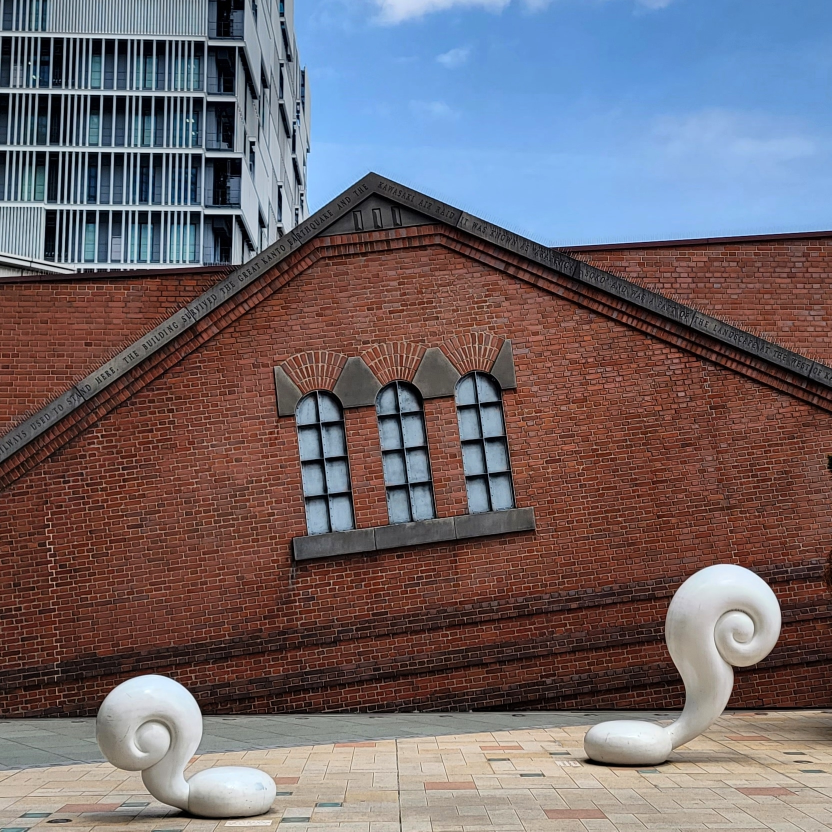
#> input picture photos/city/brick-warehouse-sculptures.jpg, 1663 x 1663 px, given in place of stairway-sign-entrance.jpg, which was not available (shown at 1/2 size)
$ python tex_28g.py
#> lines starting #> are read from the running program, lines starting #| are printed output that depends on the picture
"""Textures for 28g (stair entrance, from photos/city/stairway-sign-entrance.jpg).
Run from the repo root: python3 tools/tex_28g.py
  sg_red.png       weathered orange brick pier facing (straight crop of the photo's left pier, top half)
  sg_grey.png      charcoal / grey textured brick facing (left pier, lower half)
  sg_tiletop.png   white glazed tiles peeling off to old yellow tile (right pier, top)
  sg_tilelow.png   beige tiles with rust drips (right pier, bottom)
  sg_step.png      speckled grey terrazzo for the worn stair treads (quilted from the stair)
  sg_plaster.png   rough grey-white wall plaster in the stairwell (quilted)
  sg_darkbrick.png the dark glazed brick wall over the entrance (tiles across)
  sg_pave.png      the sidewalk: speckled grey pavers in running bond, one dark paver, gum spots
"""
import os
import numpy as np
from PIL import Image, ImageFilter

OUT = "assets/textures"
rng = np.random.default_rng(29)


def cload(n):
#> called with n = 'stairway-sign-entrance'
    im = Image.open(f"photos/city/{n}.jpg")
#> im is the input picture: PIL image 1663x1663 RGB; mean R, G, B 111.9, 102.6, 108
    try:
        o = im.getexif().get(274, 1)
#> o = 0
    except Exception:
        o = 1
    im = im.convert("RGB")
    return {3: im.rotate(180, expand=True), 6: im.rotate(270, expand=True), 8: im.rotate(90, expand=True)}.get(o, im)


def quilt(src, H, W, patch=64):
    n = int(H * W / (patch * patch) * 4)
    canvas = np.zeros((H, W, 3), np.float32)
    weight = np.zeros((H, W, 1), np.float32) + 1e-4
    win = np.outer(np.hanning(patch), np.hanning(patch))[..., None] + 1e-3
    def put(ty, tx):
        sy, sx = rng.integers(0, src.shape[0] - patch), rng.integers(0, src.shape[1] - patch)
        yy, xx = (np.arange(patch) + ty) % H, (np.arange(patch) + tx) % W
        canvas[np.ix_(yy, xx)] += src[sy:sy + patch, sx:sx + patch] * win
        weight[np.ix_(yy, xx)] += win
    for _ in range(n):
        put(rng.integers(0, H), rng.integers(0, W))
    for _ in range(3000):
        holes = np.argwhere(weight[..., 0] < 0.3)
        if len(holes) == 0:
            break
        cy, cx = holes[rng.integers(0, len(holes))]
        put(cy - patch // 2, cx - patch // 2)
    out = canvas / weight
    m, s = src.reshape(-1, 3).mean(0), src.reshape(-1, 3).std(0)
    om, os_ = out.reshape(-1, 3).mean(0), out.reshape(-1, 3).std(0)
    return (out - om) / (os_ + 1e-3) * s + m


def flat(a, r=40):
    """remove broad light falloff, keep detail"""
    im = Image.fromarray(np.clip(a, 0, 255).astype(np.uint8))
    lo = np.asarray(im.filter(ImageFilter.GaussianBlur(r))).astype(np.float32)
    return a - lo + lo.reshape(-1, 3).mean(0)


def save(name, a):
    Image.fromarray(np.clip(a, 0, 255).astype(np.uint8)).save(os.path.join(OUT, name), optimize=True)
    print("wrote", name, a.shape[1], "x", a.shape[0])


im = cload("stairway-sign-entrance")
k = im.size[0] / 788
#> k = 2.11
crop = lambda b, size: np.asarray(im.crop(tuple(int(v * k) for v in b)).resize(size, Image.LANCZOS)).astype(np.float32)

save("sg_red.png", crop((72, 448, 214, 705), (512, 928)))
save("sg_grey.png", crop((90, 705, 236, 1030), (512, 1140)))
save("sg_tiletop.png", crop((440, 392, 580, 498), (512, 388)))
#> call 3 of save, with name = 'sg_tiletop.png'
#> in save (call 3), `Image.fromarray(np.clip(a, 0, 255).astype(np.uint8)).save(os.path.join..`:
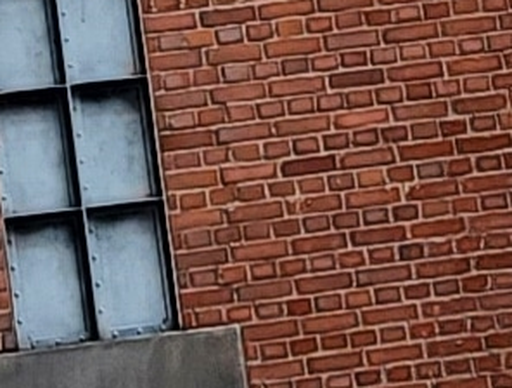
#> saved as sg_tiletop.png: PIL image 512x388 RGB; mean R, G, B 115.5, 86, 79.6
save("sg_tilelow.png", crop((446, 842, 556, 998), (512, 726)))

# stair treads: speckled terrazzo from the lower flight
st = np.asarray(im.crop(tuple(int(v * k) for v in (285, 900, 425, 935)))).astype(np.float32)
#> st: shape (74, 295, 3) float32; every value is 0
st = flat(st, 30)
#> in flat, `im = Image.fromarray(np.clip(a, 0, 255).astype(np.uint8))`: im: PIL image 295x74 RGB; every value is 0
save("sg_step.png", quilt(st, 512, 512, 40))
#> in quilt, `m, s = src.reshape(-1, 3).mean(0), src.reshape(-1, 3).std(0)`: m = [0, 0, 0]
#> in quilt, `return (out - om) / (os_ + 1e-3) * s + m`: returned value: shape (512, 512, 3) float32; every value is 0
#| wrote sg_step.png 512 x 512

# stairwell plaster: generated (the photo's wall is crossed by the rail), grey-white with grit
def fbm(H, W, cells, octaves, seed):
#> called with H = 512, W = 512, cells = 4, octaves = 6, seed = 3
    r = np.random.default_rng(seed)
    acc = np.zeros((H, W), np.float32); amp = tot = 0.0; amp = 1.0
    for o in range(octaves):
        c = cells * 2 ** o
        g = np.tile(r.random((c, c)).astype(np.float32), (2, 2))
        a = np.asarray(Image.fromarray((g * 255).astype(np.uint8)).resize((W * 2, H * 2), Image.BICUBIC)).astype(np.float32)[:H, :W] / 255
        acc += a * amp; tot += amp; amp *= 0.55
    return acc / tot
base = np.array([196, 196, 190], np.float32)
P = base[None, None, :] + ((fbm(512, 512, 4, 6, 3) - 0.5) * 40)[..., None]
grit = rng.random((512, 512)) ** 6 * 70 - rng.random((512, 512)) ** 8 * 90
P += grit[..., None]
P = np.asarray(Image.fromarray(np.clip(P, 0, 255).astype(np.uint8)).filter(ImageFilter.GaussianBlur(0.7))).astype(np.float32)
save("sg_plaster.png", P)

# dark brick over the entrance: a clean band above the cables, crossfaded to tile sideways
wb = np.asarray(im.crop(tuple(int(v * k) for v in (265, 100, 545, 146)))).astype(np.float32)
wb = flat(wb, 60)
#> call 2 of flat, with r = 60
#> in flat (call 2), `return a - lo + lo.reshape(-1, 3).mean(0)`:
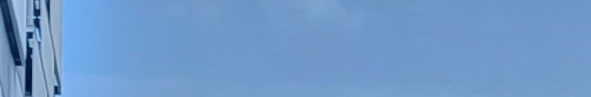
#> returned value: shape (97, 591, 3) float32; mean of channels 0, 1, 2 123.8, 172.7, 229.4; drawn with min black and max white
h, w = wb.shape[:2]
#> h = 97; w = 591
x = np.linspace(0, 1, w)
#> x = 591 values from 0 to 1
wx = np.clip(np.sin(np.pi * x) * 1.6, 0, 1)[None, :, None]
wb = wb * wx + np.roll(wb, w // 2, axis=1) * (1 - wx)
wb = np.asarray(Image.fromarray(np.clip(wb, 0, 255).astype(np.uint8)).resize((1024, int(1024 * h / w)), Image.LANCZOS)).astype(np.float32)
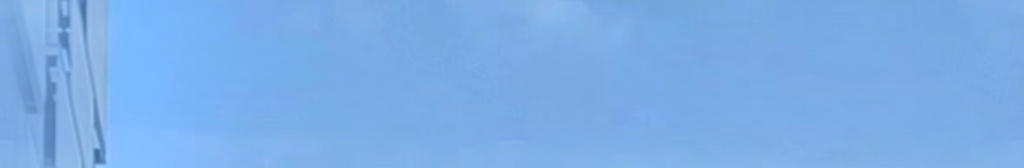
#> wb: shape (168, 1024, 3) float32; mean R, G, B 123.6, 173.4, 231.2
# stack 2 copies (flipped rows would misalign bond, so plain stack) and crossfade the joint
stack = np.concatenate([wb, wb], 0)
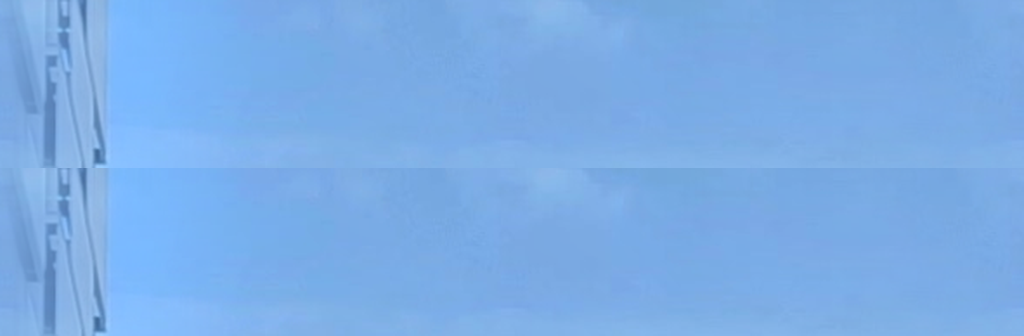
#> stack: shape (336, 1024, 3) float32; mean R, G, B 123.5, 173.3, 231.2
save("sg_darkbrick.png", stack * 1.5)
#> in save (call 7), `Image.fromarray(np.clip(a, 0, 255).astype(np.uint8)).save(os.path.join..`:
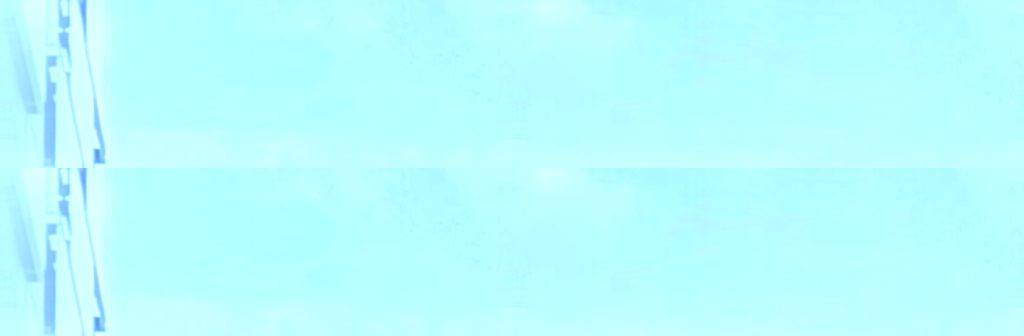
#> saved as sg_darkbrick.png: PIL image 1024x336 RGB; mean R, G, B 185.1, 253.7, 255
#> in save (call 7), `Image.fromarray(np.clip(a, 0, 255).astype(np.uint8)).save(os.path.join..`:
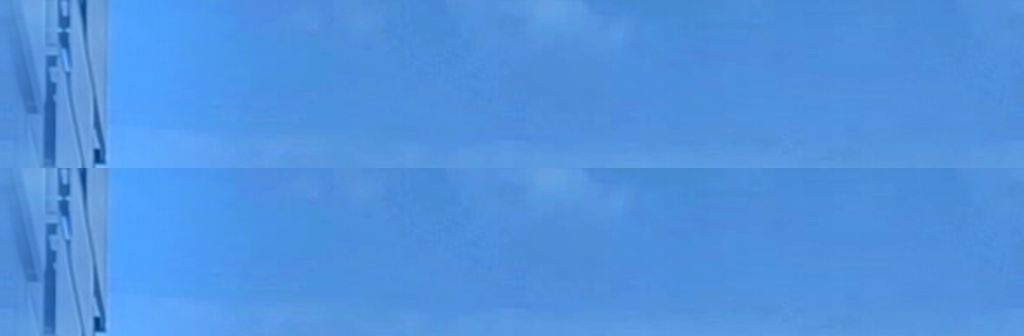
#> a: shape (336, 1024, 3) float32; mean of channels 0, 1, 2 185.3, 260, 346.8; drawn with min black and max white
#| wrote sg_darkbrick.png 1024 x 336

# sidewalk pavers: speckle from the photo, laid as 300 x 450 mm pavers in running bond
pc = im.crop((1250, 3555, 1452, 3724))                 # inside a single paver (no joints)
#> pc: PIL image 202x169 RGB; every value is 0
pv = np.asarray(pc.resize((pc.size[0], int(pc.size[1] * 1.6)), Image.LANCZOS)).astype(np.float32)   # undo foreshortening
#> pv: shape (270, 202, 3) float32; every value is 0
pv = flat(pv, 30)
#> in flat (call 3), `im = Image.fromarray(np.clip(a, 0, 255).astype(np.uint8))`: im: PIL image 202x270 RGB; every value is 0
N = 1024                                     # 1.8 m square -> 300 x 450 mm pavers (6 x 4)
G = quilt(pv, N, N, 48)
#> in quilt (call 2), `return (out - om) / (os_ + 1e-3) * s + m`: returned value: shape (1024, 1024, 3) float32; every value is 0
G = (G - G.mean()) * 1.0 + np.array([150, 150, 148], np.float32)
yy, xx = np.mgrid[0:N, 0:N]
cw, ch = N // 6, N // 4                      # 0.3 m wide, 0.45 m long
colI = xx // cw
off = (colI % 2) * (ch // 2)
row = (yy + off) // ch
tid = (colI * 7 + row * 3) % 23
G += rng.normal(0, 5, 23)[tid][..., None]
dark = (colI == 3) & (row % 4 == 2)          # one charcoal paver
G[dark] = G[dark] * 0.45 + np.array([40, 40, 42]) * 0.55
gm = ((xx % cw) < 3) | (((yy + off) % ch) < 3)
G[gm] = G[gm] * 0.4 + np.array([78, 66, 60]) * 0.6        # reddish-brown joints like the photo
for _ in range(14):                                       # old gum spots
    cy, cx, r = rng.integers(0, N), rng.integers(0, N), rng.uniform(5, 13)
    d = np.sqrt(((yy - cy + N // 2) % N - N // 2) ** 2 + ((xx - cx + N // 2) % N - N // 2) ** 2 * 0.8)
    a = np.clip((r - d) / 2.5, 0, 1)[..., None] * 0.85
    G = G * (1 - a) + np.array([28, 28, 30]) * a
save("sg_pave.png", G)
#> in save (call 8), `Image.fromarray(np.clip(a, 0, 255).astype(np.uint8)).save(os.path.join..`:
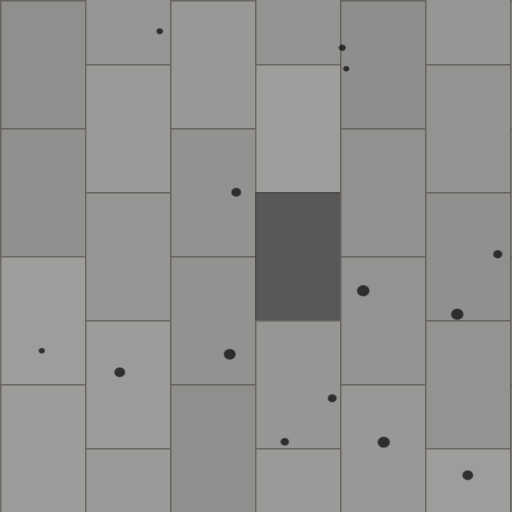
#> saved as sg_pave.png: PIL image 1024x1024 RGB (shown at 1/2 size); mean R, G, B 145, 144.8, 142.8
#| wrote sg_pave.png 1024 x 1024

$ run again, on photos/city/pond-lotus-night-skyline.jpg
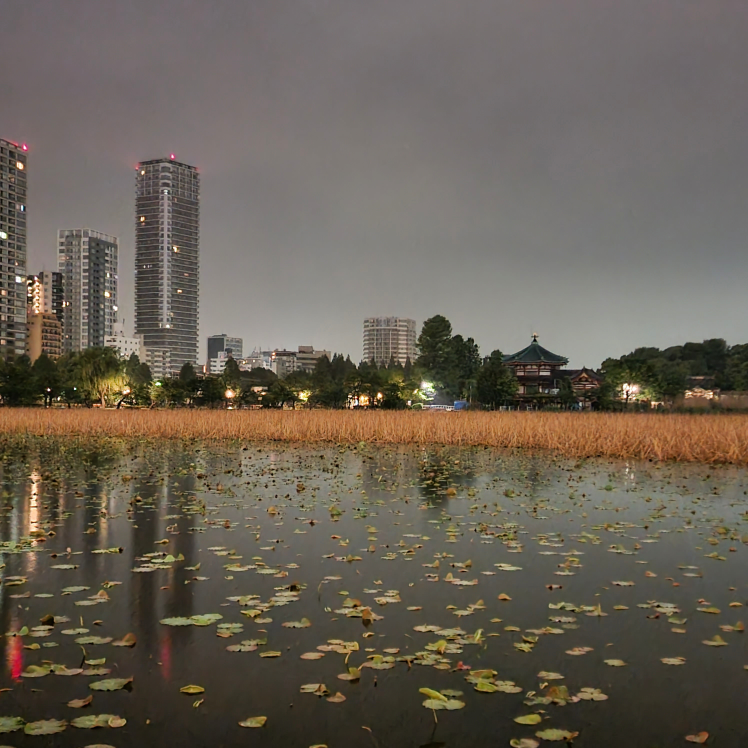
#> input picture photos/city/pond-lotus-night-skyline.jpg, 2992 x 2992 px, given in place of stairway-sign-entrance.jpg, which was not available (shown at 1/4 size)
#> in cload, im is the input picture: PIL image 2992x2992 RGB; mean R, G, B 105.3, 96.9, 85.3
#> o = 0
#> in save (call 3), `Image.fromarray(np.clip(a, 0, 255).astype(np.uint8)).save(os.path.join..`:
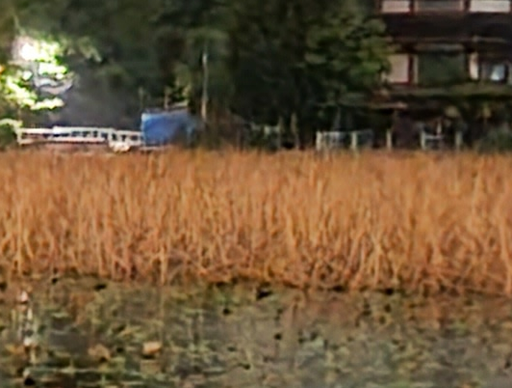
#> saved as sg_tiletop.png: PIL image 512x388 RGB; mean R, G, B 110.2, 85.8, 56.4
#> st: shape (133, 531, 3) float32; every value is 0
#> im: PIL image 531x133 RGB; every value is 0
#> m = [0, 0, 0]
#| wrote sg_step.png 512 x 512
#> im: PIL image 1063x175 RGB
#> in save (call 7), `Image.fromarray(np.clip(a, 0, 255).astype(np.uint8)).save(os.path.join..`:
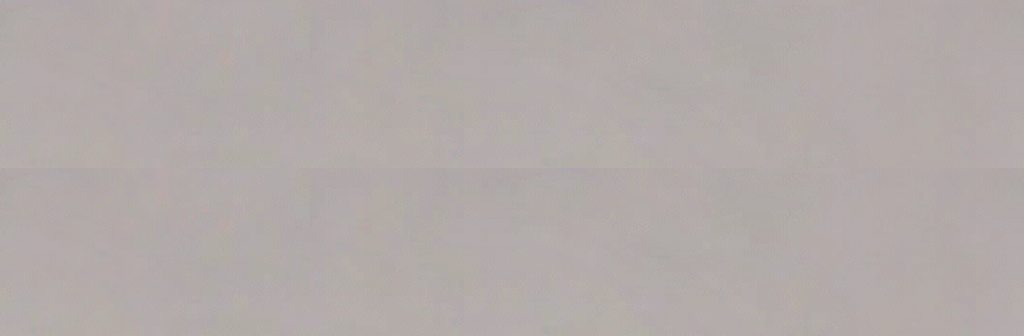
#> saved as sg_darkbrick.png: PIL image 1024x336 RGB; mean R, G, B 178.4, 170.7, 169.2
#| wrote sg_darkbrick.png 1024 x 336
#> pc: PIL image 202x169 RGB; every value is 0
#> pv: shape (270, 202, 3) float32; every value is 0
#> im: PIL image 202x270 RGB; every value is 0
#| wrote sg_pave.png 1024 x 1024

$ run again, on photos/city/rainy-plaza.jpg
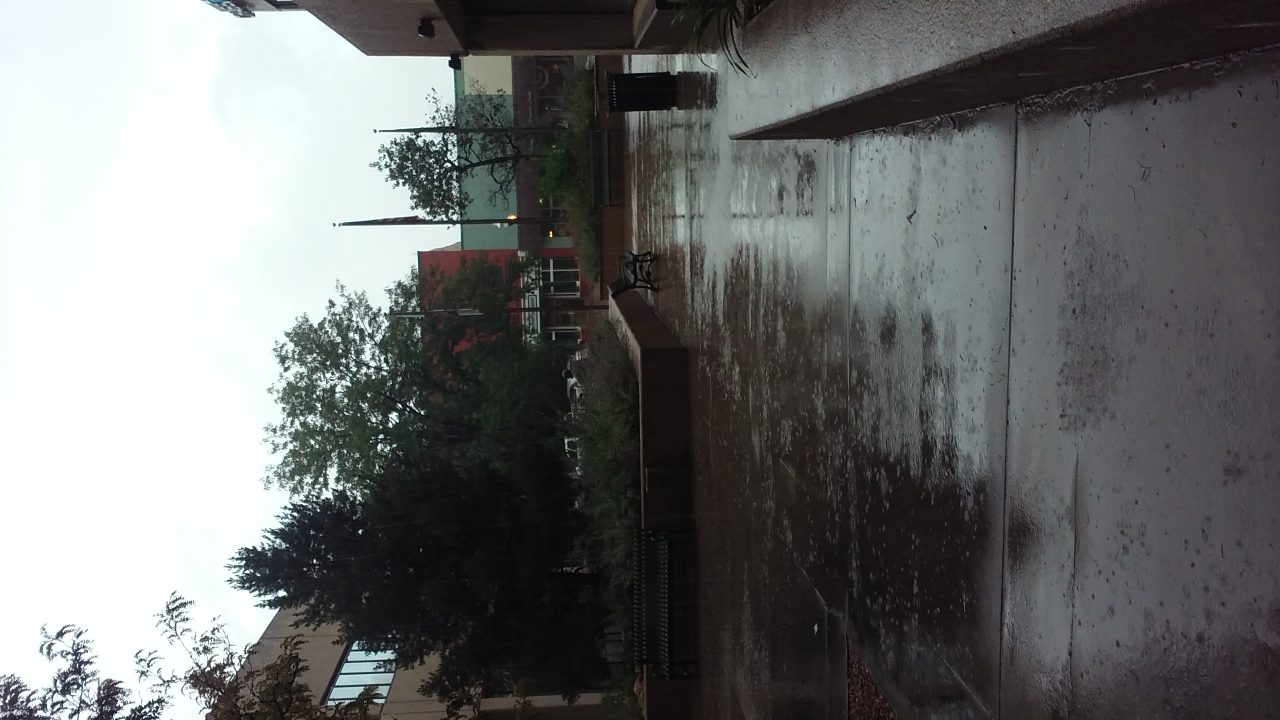
#> input picture photos/city/rainy-plaza.jpg, 2560 x 1440 px, given in place of stairway-sign-entrance.jpg, which was not available (shown at 1/2 size)
#> in cload, im is the input picture: PIL image 2560x1440 RGB; mean R, G, B 108.1, 109.6, 109.3
#> o = 6
#> im: PIL image 256x64 RGB
#> in flat, `lo = np.asarray(im.filter(ImageFilter.GaussianBlur(r))).astype(np.floa..`:
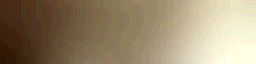
#> lo: shape (64, 256, 3) float32; mean R, G, B 57.1, 55.1, 51.9; drawn with min black and max white
#> m = [56.36, 54.36, 51.19]; s = [14.25, 14.76, 14.75]
#| wrote sg_step.png 512 x 512
#> im: PIL image 511x84 RGB
#> lo: shape (84, 511, 3) float32
#> in save (call 7), `Image.fromarray(np.clip(a, 0, 255).astype(np.uint8)).save(os.path.join..`:
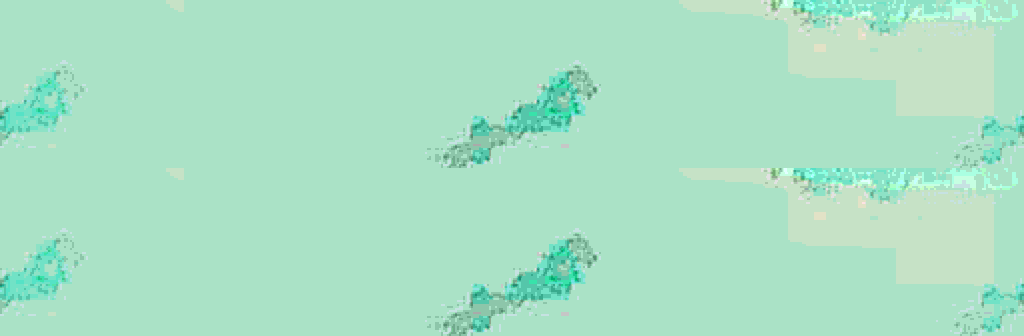
#> a: shape (336, 1024, 3) float32; mean of channels 0, 1, 2 376.6, 381.9, 378; drawn with min black and max white
#| wrote sg_darkbrick.png 1024 x 336
#> pc: PIL image 202x169 RGB; every value is 0
#> pv: shape (270, 202, 3) float32; every value is 0
#> im: PIL image 202x270 RGB; every value is 0
#| wrote sg_pave.png 1024 x 1024

$ run again, on photos/city/sidewalk-tiles-backpack.jpg
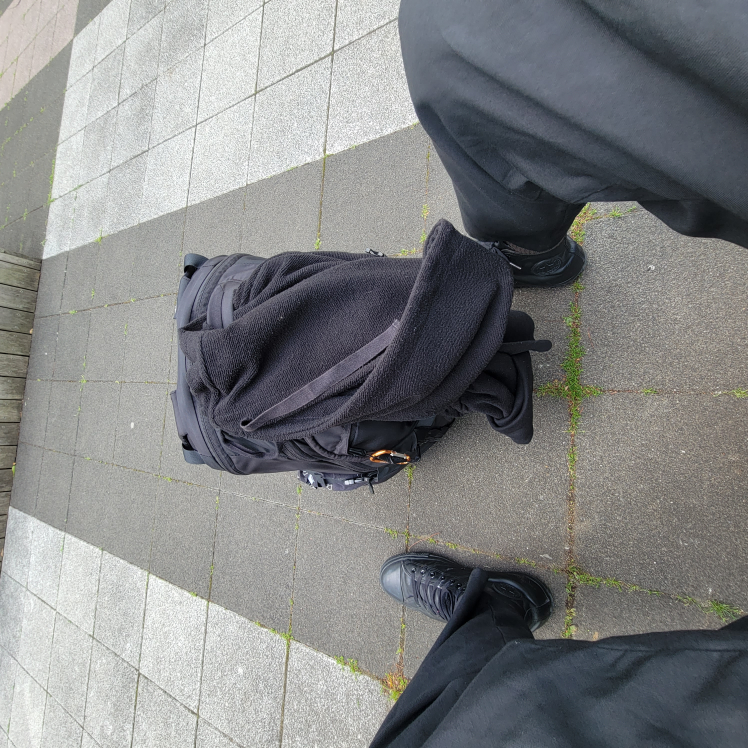
#> input picture photos/city/sidewalk-tiles-backpack.jpg, 2992 x 2992 px, given in place of stairway-sign-entrance.jpg, which was not available (shown at 1/4 size)
#> in cload, im is the input picture: PIL image 2992x2992 RGB; mean R, G, B 132.1, 133.5, 133.9
#> o = 6
#> st: shape (133, 531, 3) float32; every value is 0
#> im: PIL image 531x133 RGB; every value is 0
#> m = [0, 0, 0]
#| wrote sg_step.png 512 x 512
#> im: PIL image 1063x175 RGB
#> in save (call 7), `Image.fromarray(np.clip(a, 0, 255).astype(np.uint8)).save(os.path.join..`:
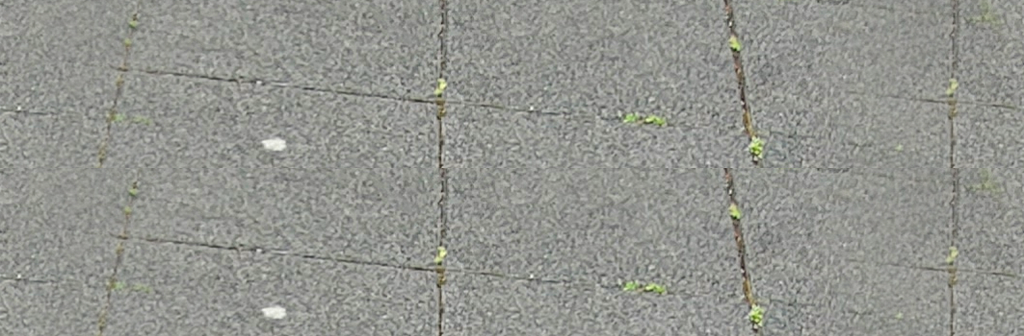
#> a: shape (336, 1024, 3) float32; mean of channels 0, 1, 2 253.9, 255.3, 249.2; drawn with min black and max white
#| wrote sg_darkbrick.png 1024 x 336
#> pc: PIL image 202x169 RGB; every value is 0
#> pv: shape (270, 202, 3) float32; every value is 0
#> im: PIL image 202x270 RGB; every value is 0
#| wrote sg_pave.png 1024 x 1024
